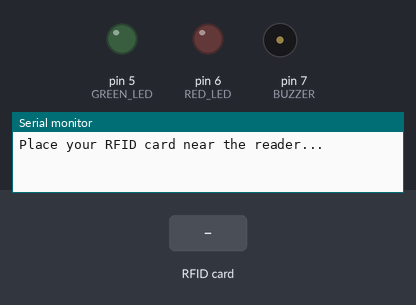
Recording of a sketch running on a simulated Arduino Uno, built with avr-gcc and run on an emulated ATmega328P. On the bench: output pins drawn as LEDs (lit = HIGH), buzzer (waves = sounding, pin HIGH), the last lines printed to the serial monitor. The inputs (shaded band) are chosen by the test bench. Pins used as bus, display or sensor lines are not drawn.

Above: at 1.2 s.
1.3 s: RFID card DE AD BE EF held to the reader
At 1.8 s:
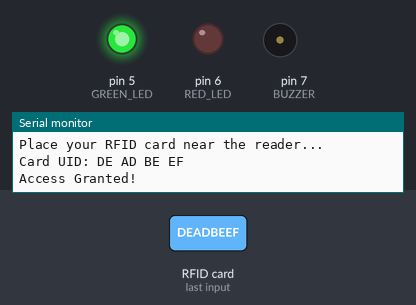
4.3 s: RFID card 5E 7A 19 C4 held to the reader
At 5.5 s:
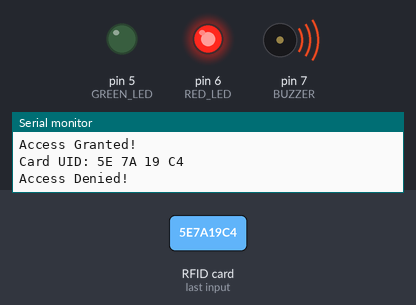
Timing chart, 0 to 7.8 s (numbered marks = the images above; inputs shaded):
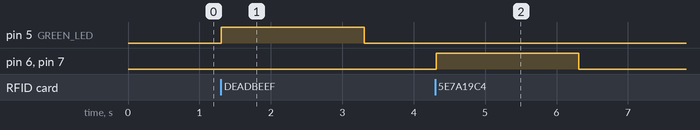

Measured:
- after the input at 1.3 s, pin 5 (GREEN_LED): LOW → HIGH at once, → LOW 2.0 s later
- after the input at 4.3 s, pin 6 (RED_LED), pin 7 (BUZZER): LOW → HIGH at once, → LOW 2.0 s later

The sketch:

code.ino
```cpp
// Include necessary libraries
#include <SPI.h>
#include <MFRC522.h>

// Define RFID module pins
#define RST_PIN 9     // Reset pin connected to D9 on Arduino
#define SS_PIN 10     // Slave Select pin connected to D10 on Arduino

// Define LED and buzzer pins
#define GREEN_LED 5   // Green LED pin
#define RED_LED 6     // Red LED pin
#define BUZZER 7      // Buzzer pin

// Initialize RFID reader
MFRC522 rfid(SS_PIN, RST_PIN);

// Define an authenticated card UID (modify this to match your card's UID)
byte authorizedUID[] = {0xDE, 0xAD, 0xBE, 0xEF};

void setup() {
  // Initialize serial communication
  Serial.begin(9600);
  Serial.println("Place your RFID card near the reader...");

  // Initialize SPI and RFID module
  SPI.begin();
  rfid.PCD_Init();

  // Configure LED and buzzer pins as output
  pinMode(GREEN_LED, OUTPUT);
  pinMode(RED_LED, OUTPUT);
  pinMode(BUZZER, OUTPUT);

  // Turn off LEDs and buzzer initially
  digitalWrite(GREEN_LED, LOW);
  digitalWrite(RED_LED, LOW);
  digitalWrite(BUZZER, LOW);
}

void loop() {
  // Check if an RFID card is present
  if (!rfid.PICC_IsNewCardPresent() || !rfid.PICC_ReadCardSerial()) {
    return;
  }

  // Print the UID of the card
  Serial.print("Card UID: ");
  for (byte i = 0; i < rfid.uid.size; i++) {
    Serial.print(rfid.uid.uidByte[i], HEX);
    Serial.print(" ");
  }
  Serial.println();

  // Check if the UID matches the authorized UID
  if (isAuthorized(rfid.uid.uidByte, rfid.uid.size)) {
    Serial.println("Access Granted!");
    digitalWrite(GREEN_LED, HIGH); // Turn on green LED
    digitalWrite(RED_LED, LOW);    // Turn off red LED
    digitalWrite(BUZZER, LOW);     // Turn off buzzer
    delay(2000);                   // Keep the green LED on for 2 seconds
    digitalWrite(GREEN_LED, LOW);  // Turn off green LED
  } else {
    Serial.println("Access Denied!");
    digitalWrite(GREEN_LED, LOW);  // Turn off green LED
    digitalWrite(RED_LED, HIGH);   // Turn on red LED
    digitalWrite(BUZZER, HIGH);    // Turn on buzzer
    delay(2000);                   // Keep the red LED and buzzer on for 2 seconds
    digitalWrite(RED_LED, LOW);    // Turn off red LED
    digitalWrite(BUZZER, LOW);     // Turn off buzzer
  }

  // Halt the RFID card
  rfid.PICC_HaltA();
  rfid.PCD_StopCrypto1();
}

// Function to check if the UID matches the authorized UID
bool isAuthorized(byte *uid, byte length) {
  if (length != sizeof(authorizedUID)) {
    return false;
  }
  for (byte i = 0; i < length; i++) {
    if (uid[i] != authorizedUID[i]) {
      return false;
    }
  }
  return true;
}
```
